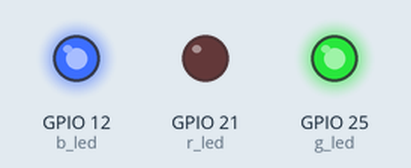
Simulated run of this program. Board: Raspberry Pi (BCM pin numbers). On the bench: output pins drawn as LEDs (lit = HIGH).

Above: at 0.5 s.
At 1.5 s:
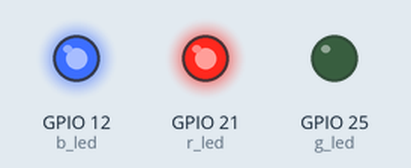
At 5.5 s:
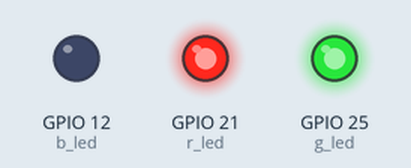
Timing chart, 0 to 6.9 s (numbered marks = the images above):
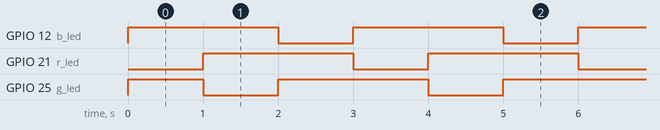

The program:

led01.py
```python
import RPi.GPIO as GPIO
import time

r_led = 21
b_led = 12
g_led = 25

#GPIO를 BCM모드로 설정
GPIO.setmode(GPIO.BCM)
#GPIO핀 설정 (입력/출력)
GPIO.setup(r_led, GPIO.OUT)
GPIO.setup(g_led, GPIO.OUT)
GPIO.setup(b_led, GPIO.OUT)


try:
	while (True):
		GPIO.output(r_led, False)
		GPIO.output(g_led, True)
		GPIO.output(b_led, True)
		time.sleep(1)

		GPIO.output(r_led, True)
		GPIO.output(g_led, False)
		GPIO.output(b_led, True)
		time.sleep(1)

		GPIO.output(r_led, True)
		GPIO.output(g_led, True)
		GPIO.output(b_led, False)
		time.sleep(1)

except KeyboardInterrupt: #Ctrl + c
	GPIO.cleanup()
```

Measured:
- by itself, GPIO 12 (b_led), GPIO 21 (r_led): alternates HIGH for 2.0 s and LOW for 1.0 s
- by itself, GPIO 25 (g_led): repeats every 3.0 s: LOW 1.0 s, HIGH 2.0 s
- by itself, everything shown: repeats every 3.0 s, in 3 steps
